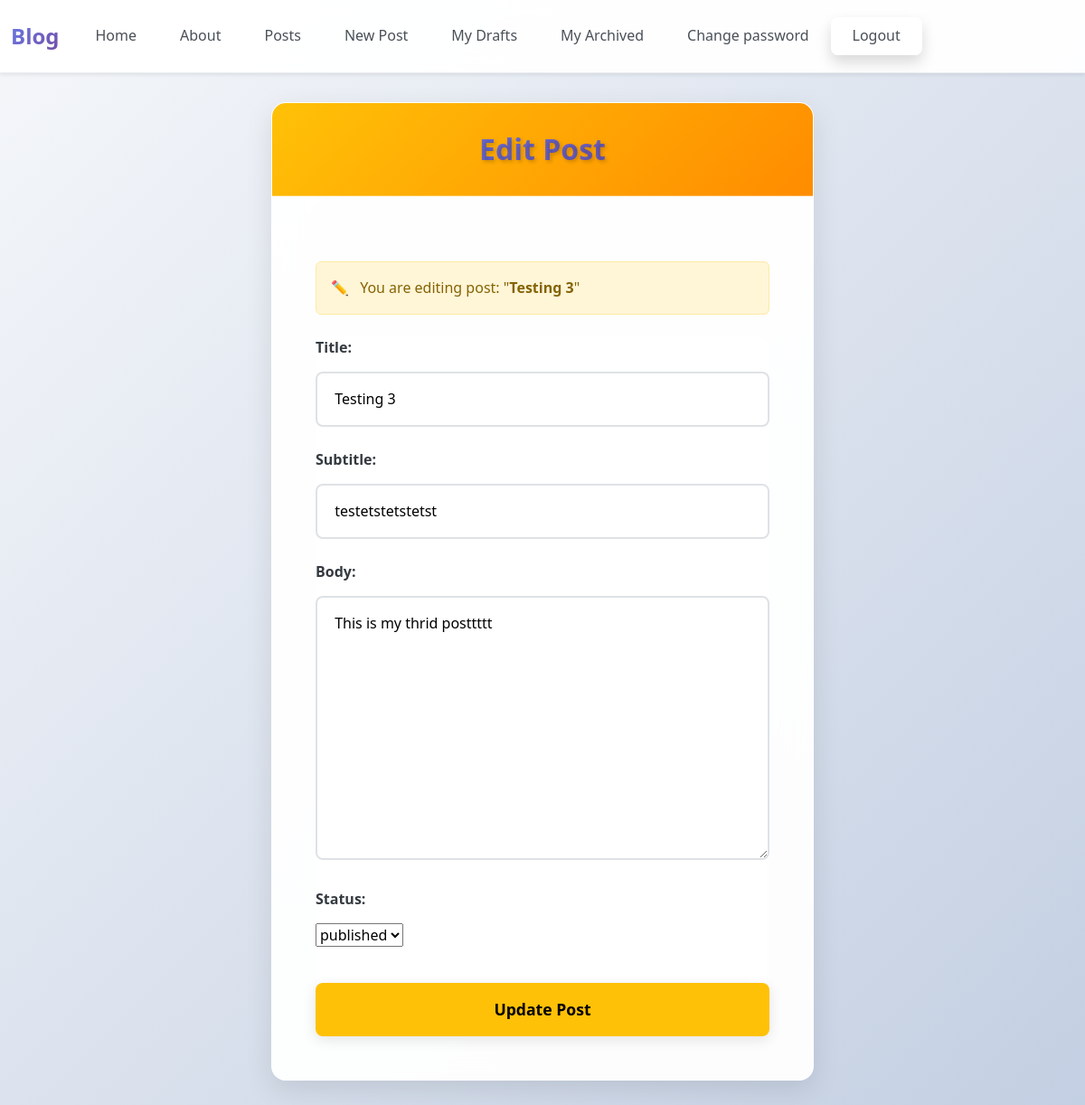
The app's page /posts/edit/5/ (signed in) with its own data.
### posts/models.py (models this page shows, shortened)
class Post(models.Model):
    title = models.CharField(max_length=128)             #* Title of the post
    subtitle = models.CharField(max_length=256)          #* Subtitle of the post
    body = models.TextField()                            #* Body content of the post
    author = models.ForeignKey(                          #* Foreign key relationship to the user model
        get_user_model(),                                #* Get the user model dynamically
        on_delete=models.CASCADE                         #* If the user is deleted, delete the post
    )
    status = models.ForeignKey(                          #* Foreign key relationship to the Status model
        Status,                                          #* Status model for the post
        on_delete=models.CASCADE,                        #* If the status is deleted, delete the post
    )
    created_on = models.DateTimeField(auto_now_add=True) #* Automatically set the date and time when the post is created

### posts/views.py (the view)
# urls.py: path('edit/<int:pk>/', PostUpdateView.as_view(), name='edit'),                 #* Edit an existing post
class PostUpdateView(LoginRequiredMixin, UserPassesTestMixin, UpdateView):
    template_name = "posts/edit.html"                                                   #* Template for editing a post
    model = Post                                                                        #* Model to be edited
    fields = ["title", "subtitle", "body", "status"]                                    #* Fields to be edited
    success_url = reverse_lazy("list")                                                  #* URL to redirect to after successful update
    def test_func(self):
        post = self.get_object()                                                        #* Get the post object being edited
        return self.request.user == post.author                                         #* Check if the current user is the author of the post

### posts/models.py (called while the page is built)
    def __str__(self):
        return self.name                                 #* String representation of the status, returns the name

### templates/posts/edit.html (shortened to what this page needs)
{% extends 'base.html' %}
{% block content %}
<div class="form-container">
    <div class="form-wrapper edit-form">
        <div class="form-header">
            <h1>Edit Post</h1>
        </div>
        <div class="form-body">
            <div class="edit-info">
                You are editing post: "<strong>{{ post.title }}</strong>"
            </div>
            <form method="POST" class="enhanced-form">
                {{ form.as_p }}
                <input type="submit" class="btn btn-warning" value="Update Post">
            </form>
        </div>
    </div>
</div>
{% endblock content %}

### static/css/base.css (style rules this page uses)
:root { --primary-color: #007bff; --secondary-color: #6c757d; --success-color: #28a745; --danger-color: #dc3545; --warning-color: #ffc107; --info-color: #17a2b8; --light-color: #f8f9fa; --dark-color: #343a40; --white: #ffffff; --gray-100: #f8f9fa; --gray-200: #e9ecef; --gray-300: #dee2e6; --gray-400: #ced4da; --gray-500: #adb5bd; --gray-600: #6c757d; --gray-700: #495057; --gray-800: #343a40; --gray-900: #212529; --gradient-primary: linear-gradient(135deg, #667eea 0%, #764ba2 100%); --gradient-secondary: linear-gradient(135deg, #f093fb 0%, #f5576c 100%); --gradient-success: linear-gradient(135deg, #4facfe 0%, #00f2fe 100%); --shadow-sm: 0 0.125rem 0.25rem rgba(0, 0, 0, 0.075); --shadow: 0 0.5rem 1rem rgba(0, 0, 0, 0.15); --shadow-lg: 0 1rem 3rem rgba(0, 0, 0, 0.175); --border-radius: 0.375rem; --border-radius-lg: 0.5rem; --border-radius-xl: 1rem; }
* { box-sizing: border-box; }
body { font-family: 'Segoe UI', Tahoma, Geneva, Verdana, sans-serif; line-height: 1.6; color: var(--gray-800); background: linear-gradient(135deg, #f5f7fa 0%, #c3cfe2 100%); min-height: 100vh; }
.btn { border-radius: var(--border-radius); font-weight: 500; padding: 0.75rem 1.5rem; transition: all 0.3s ease; border: none; box-shadow: var(--shadow-sm); }
form { background: rgba(255, 255, 255, 0.9); padding: 2rem; border-radius: var(--border-radius-lg); box-shadow: var(--shadow); backdrop-filter: blur(10px); margin: 2rem 0; }
form p { margin-bottom: 1.5rem; }
form label { font-weight: 600; color: var(--gray-800); margin-bottom: 0.5rem; display: block; }
form input[type="text"], form input[type="email"], form input[type="password"], form textarea { width: 100%; padding: 0.75rem 1rem; border: 2px solid var(--gray-300); border-radius: var(--border-radius); font-size: 1rem; transition: all 0.3s ease; background-color: var(--white); }
h1, h2, h3, h4, h5, h6 { font-weight: 700; color: var(--dark-color); margin-bottom: 1rem; }
h1 { font-size: 2.5rem; background: var(--gradient-primary); -webkit-background-clip: text; -webkit-text-fill-color: transparent; background-clip: text; }
.container > * { animation: fadeInUp 0.6s ease-out; }

### static/css/forms.css (style rules this page uses)
.form-container { max-width: 600px; margin: 2rem auto; padding: 0; }
.form-wrapper { background: rgba(255, 255, 255, 0.95); border-radius: var(--border-radius-xl); box-shadow: 0 10px 30px rgba(0, 0, 0, 0.1); backdrop-filter: blur(15px); border: 1px solid rgba(255, 255, 255, 0.2); overflow: hidden; position: relative; }
.form-header { background: linear-gradient(135deg, #667eea 0%, #764ba2 100%); color: white; padding: 2rem; text-align: center; position: relative; }
.form-header::after { content: ''; position: absolute; bottom: 0; left: 0; right: 0; height: 1px; background: rgba(255, 255, 255, 0.3); }
.form-header h1 { color: white; margin: 0; font-size: 2rem; font-weight: 700; text-shadow: 2px 2px 4px rgba(0, 0, 0, 0.2); }
.form-body { padding: 3rem; }
.enhanced-form { background: transparent; box-shadow: none; padding: 0; margin: 0; }
.enhanced-form label { font-weight: 600; color: var(--gray-800); margin-bottom: 0.8rem; font-size: 1rem; display: block; transition: all 0.3s ease; }
.enhanced-form input[type="text"], .enhanced-form input[type="email"], .enhanced-form input[type="password"], .enhanced-form textarea { width: 100%; padding: 1rem 1.2rem; border: 2px solid var(--gray-300); border-radius: var(--border-radius-lg); font-size: 1rem; transition: all 0.3s ease; background-color: var(--white); font-family: inherit; resize: vertical; }
.enhanced-form textarea { min-height: 120px; line-height: 1.6; }
.enhanced-form input[type="submit"] { width: 100%; padding: 1rem 2rem; font-size: 1.1rem; font-weight: 600; border: none; border-radius: var(--border-radius-lg); cursor: pointer; transition: all 0.3s ease; margin-top: 1rem; box-shadow: 0 4px 15px rgba(0, 0, 0, 0.1); position: relative; overflow: hidden; }
.edit-form .form-header { background: linear-gradient(135deg, #ffc107 0%, #ff8c00 100%); }
.edit-info { background: rgba(255, 243, 205, 0.8); border: 1px solid #ffeaa7; border-radius: var(--border-radius); padding: 1rem; margin: 1.5rem 0; color: #856404; font-weight: 500; }
.edit-info::before { content: '✏️ '; margin-right: 0.5rem; }
.form-wrapper { animation: slideInFromBottom 0.6s ease-out; }

### records on screen
Post: title "Testing 3", subtitle "testetstetstetst", body "This is my thrid posttttt"
